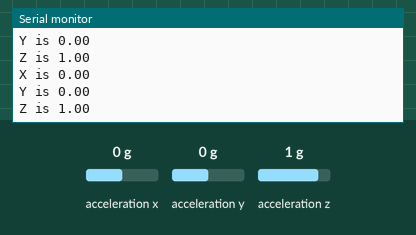
A sketch run on a simulated Arduino Uno, built with avr-gcc and run on an emulated ATmega328P. On the bench: the last lines printed to the serial monitor. Wiring (inferred from the names in the program): ADXL345 accelerometer at I2C address 0x53. Inputs (shaded band) come from the test bench; at power-on: acceleration x 0 g, acceleration y 0 g, acceleration z 1 g.

Above: at 1.2 s.
1.3 s: acceleration x set to -1.4 g
At 2.1 s:
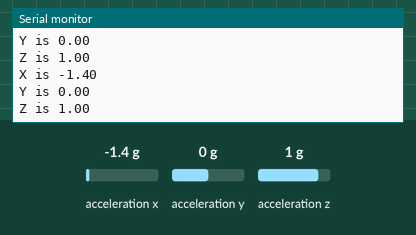
4.3 s: acceleration x set to 0 g
At 5.2 s:
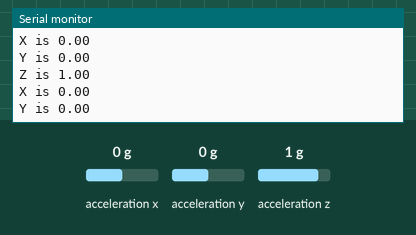
7.3 s: acceleration y set to -1.4 g
At 8.4 s:
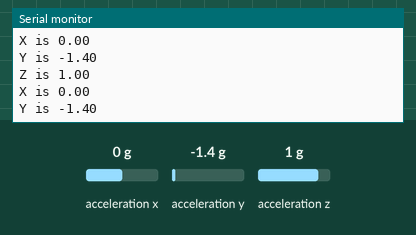
8.8 s: acceleration z set to -1.4 g
At 9.8 s:
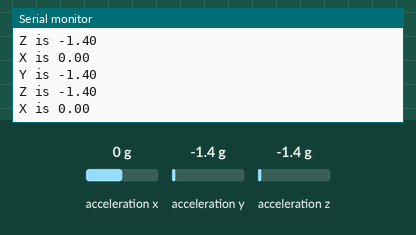
10.3 s: acceleration y set to 0 g
At 10.9 s:
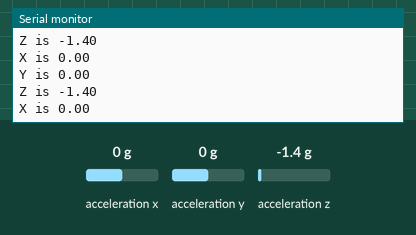
13.3 s: acceleration z set to 0 g
At 14.3 s:
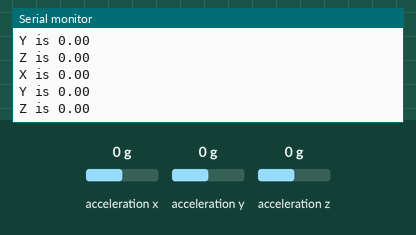
Timing chart, 0 to 16.3 s (numbered marks = the images above; inputs shaded):
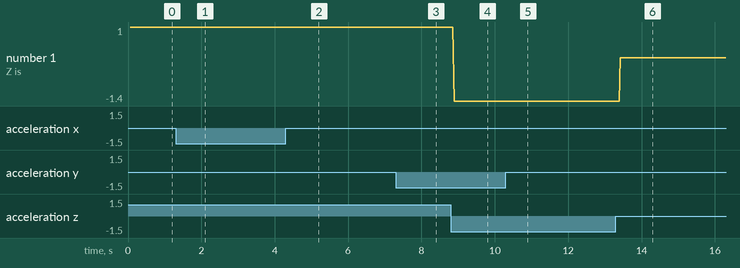

The sketch:

imuOutputADXL345.ino
```cpp
//The following sketch is applicable for the ADXL345 Acceleromter

#include <Wire.h>  // Wire library

int ADXL345 = 0x53; // The ADXL345 sensor I2C address
float X_out, Y_out, Z_out;  // Will hold the X, Y, Z Outputs
float roll,pitch,rollF=0,pitchF=0; // Will hold the calculated roll and pitch angles as well as filtered calculation

void setup() {
  Serial.begin(9600);                   // Initiate serial communication (for serial output for now)

  Wire.begin();                         // Initiate the Wire library

  Wire.beginTransmission(ADXL345);      // Start communicating with the device
  Wire.write(0x2D);                     //  Power on chip via POWER_CTL

  Wire.write(8);                        // Bit D3 High for measuring enable (8dec -> 0000 1000 binary)
  Wire.endTransmission();
  delay(10);

  //Off-set Calibration (+14, +7, +279) initially vs (0, 0, 256)

  //X-axis
  Wire.beginTransmission(ADXL345);
  Wire.write(0x1E);
  Wire.write(-4);
  Wire.endTransmission();
  delay(10);

  //Y-axis
  Wire.beginTransmission(ADXL345);
  Wire.write(0x1F);
  Wire.write(-2);
  Wire.endTransmission();
  delay(10);

  //Z-axis
  Wire.beginTransmission(ADXL345);
  Wire.write(0x20);
  Wire.write(-6);
  Wire.endTransmission();
  delay(10);

}
void loop() {
  // === Read acceleromter data === //
  Wire.beginTransmission(ADXL345);
  Wire.write(0x32); // Start with register 0x32 (ACCEL_XOUT_H)
  Wire.endTransmission(false);
  Wire.requestFrom(ADXL345, 6, true); // Read 6 registers total, each axis value is stored in 2 registers
  X_out = ( Wire.read() | Wire.read() << 8); // X-axis value

  X_out = X_out / 256; //For a range of +-2g, we need to divide the raw values by 256, according to the datasheet
  Serial.print("X is ");
  Serial.println(X_out);
  Y_out = ( Wire.read() | Wire.read() << 8); // Y-axis value
  Y_out = Y_out / 256;
  Serial.print("Y is ");
  Serial.println(Y_out);
  Z_out = ( Wire.read() | Wire.read() << 8); // Z-axis value
  Z_out = Z_out / 256;
  Serial.print("Z is ");
  Serial.println(Z_out);
  Serial.println("");
  // Calculate Roll and Pitch (rotation around X-axis, rotation around Y-axis)
  roll = atan(Y_out / sqrt(pow(X_out, 2) + pow(Z_out, 2))) * 180 / PI;
  pitch = atan(-1 * X_out / sqrt(pow(Y_out, 2) + pow(Z_out, 2))) * 180 / PI;
  // Low-pass filter
  rollF = 0.941 * rollF + 0.06 * roll;
  pitchF = 0.941 * pitchF + 0.06 * pitch;
//  Serial.print(millis()/1000.0);
//  Serial.print(", ");
//  Serial.print(rollF);
//  Serial.print(", ");
//  Serial.print(pitchF);
//  Serial.println("");
}
```

Measured:
- after the input at 1.3 s, the serial monitor: prints a new line after 0.09 s (image 1)
- after the input at 7.3 s, the serial monitor: prints a new line after 0.08 s (image 3)
- after the input at 8.8 s, the serial monitor: prints a new line after 0.09 s (image 4)
- after the input at 13.3 s, the serial monitor: prints a new line after 0.12 s (image 6)
